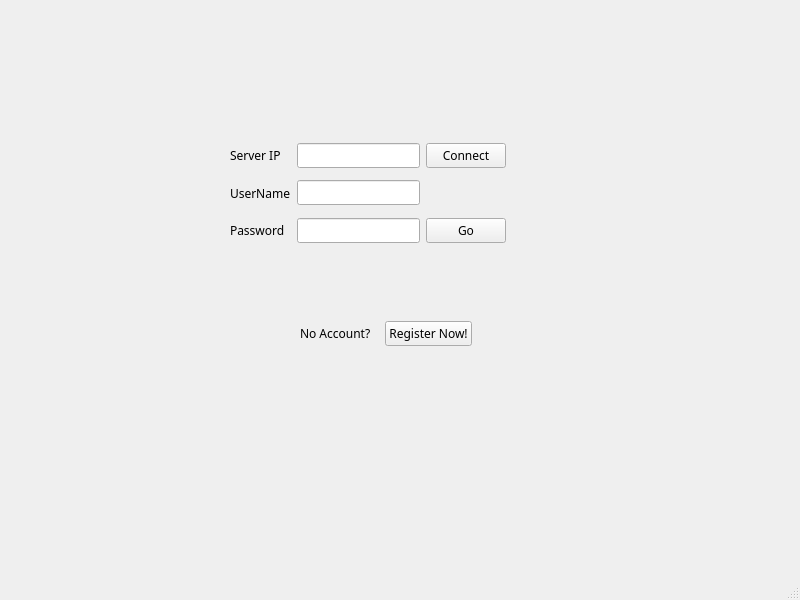
<?xml version="1.0" encoding="UTF-8"?>
<ui version="4.0">
 <class>LoginWindow</class>
 <widget class="QMainWindow" name="LoginWindow">
  <property name="geometry">
   <rect>
    <x>0</x>
    <y>0</y>
    <width>800</width>
    <height>600</height>
   </rect>
  </property>
  <property name="font">
   <font>
    <family>微软雅黑</family>
    <weight>50</weight>
    <bold>false</bold>
   </font>
  </property>
  <property name="windowTitle">
   <string>MainWindow</string>
  </property>
  <widget class="QWidget" name="centralwidget">
   <widget class="QWidget" name="layoutWidget">
    <property name="geometry">
     <rect>
      <x>230</x>
      <y>143</y>
      <width>276</width>
      <height>100</height>
     </rect>
    </property>
    <layout class="QGridLayout" name="gridLayout">
     <item row="0" column="0">
      <widget class="QLabel" name="label_2">
       <property name="text">
        <string>Server IP</string>
       </property>
       <property name="buddy">
        <cstring>IPEdit</cstring>
       </property>
      </widget>
     </item>
     <item row="0" column="1">
      <widget class="QLineEdit" name="IPEdit"/>
     </item>
     <item row="0" column="2">
      <widget class="QPushButton" name="connectButton">
       <property name="text">
        <string>Connect</string>
       </property>
      </widget>
     </item>
     <item row="1" column="0">
      <widget class="QLabel" name="label_3">
       <property name="text">
        <string>UserName</string>
       </property>
       <property name="buddy">
        <cstring>UserNEdit</cstring>
       </property>
      </widget>
     </item>
     <item row="1" column="1">
      <widget class="QLineEdit" name="UserNEdit"/>
     </item>
     <item row="1" column="2">
      <spacer name="verticalSpacer">
       <property name="orientation">
        <enum>Qt::Vertical</enum>
       </property>
       <property name="sizeHint" stdset="0">
        <size>
         <width>20</width>
         <height>40</height>
        </size>
       </property>
      </spacer>
     </item>
     <item row="2" column="0">
      <widget class="QLabel" name="label_4">
       <property name="text">
        <string>Password</string>
       </property>
       <property name="buddy">
        <cstring>PwdEdit</cstring>
       </property>
      </widget>
     </item>
     <item row="2" column="1">
      <widget class="QLineEdit" name="PwdEdit"/>
     </item>
     <item row="2" column="2">
      <widget class="QPushButton" name="goButton">
       <property name="text">
        <string>Go</string>
       </property>
      </widget>
     </item>
    </layout>
   </widget>
   <widget class="QWidget" name="">
    <property name="geometry">
     <rect>
      <x>300</x>
      <y>320</y>
      <width>172</width>
      <height>27</height>
     </rect>
    </property>
    <layout class="QHBoxLayout" name="horizontalLayout">
     <item>
      <widget class="QLabel" name="label">
       <property name="text">
        <string>No Account?</string>
       </property>
       <property name="buddy">
        <cstring>regButton</cstring>
       </property>
      </widget>
     </item>
     <item>
      <widget class="QPushButton" name="regButton">
       <property name="text">
        <string>Register Now!</string>
       </property>
      </widget>
     </item>
    </layout>
   </widget>
  </widget>
  <widget class="QMenuBar" name="menubar">
   <property name="geometry">
    <rect>
     <x>0</x>
     <y>0</y>
     <width>800</width>
     <height>23</height>
    </rect>
   </property>
  </widget>
  <widget class="QStatusBar" name="statusbar"/>
 </widget>
 <resources/>
 <connections/>
</ui>
